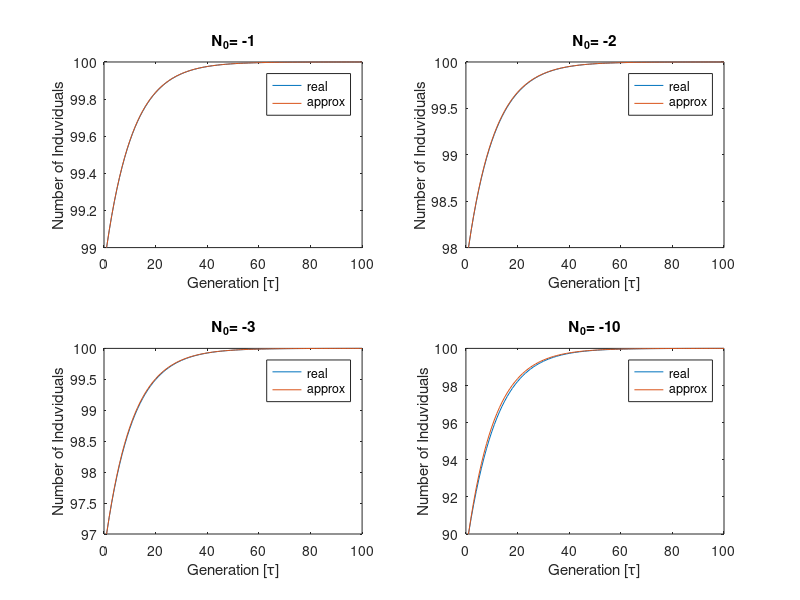

This chart was generated by the following MATLAB code:
clf
clc
clear

r = 0.1;
K = 10^3;
b = 1;
t = [2:100];
N0 = [1,2,3,10];
for j = 1:length(N0)
    points = [N0(j)];
    approx = [N0(j)];
    for i=t
        points = [points (r+1)*points(i-1)/(1+(points(i-1)/K)^b)];
        approx = [approx (r+1)*approx(i-1)];
    end
    subplot(2,2,j)
    loglog([1 t],points);
    hold on
    loglog([1 t],approx);
    legend('real', 'approx');
    ylabel('Number of Induviduals')
    xlabel('Generation [\tau]')
    title(sprintf("N_0= %.0f",N0(j)))
end
%% F
clf
clc
clear

r = 0.1;
K = 10^3;
b = 1;
t = [2:100];
N0 = -1*[1,2,3,10];
for j = 1:length(N0)
    points = [K*r^(1/b)+N0(j)];
    approx = [N0(j)];
    for i=t
        points = [points (r+1)*points(i-1)/(1+(points(i-1)/K)^b)];
        approx = [approx (1-(b*r/(r+1)))*approx(i-1)];
    end
    subplot(2,2,j)
    plot([1 t],points);
    
    hold on
    plot([1 t],approx+K*r^(1/b));
    legend('real', 'approx');
    ylabel('Number of Induviduals')
    xlabel('Generation [\tau]')
    title(sprintf("N_0= %.0f",N0(j)))
end